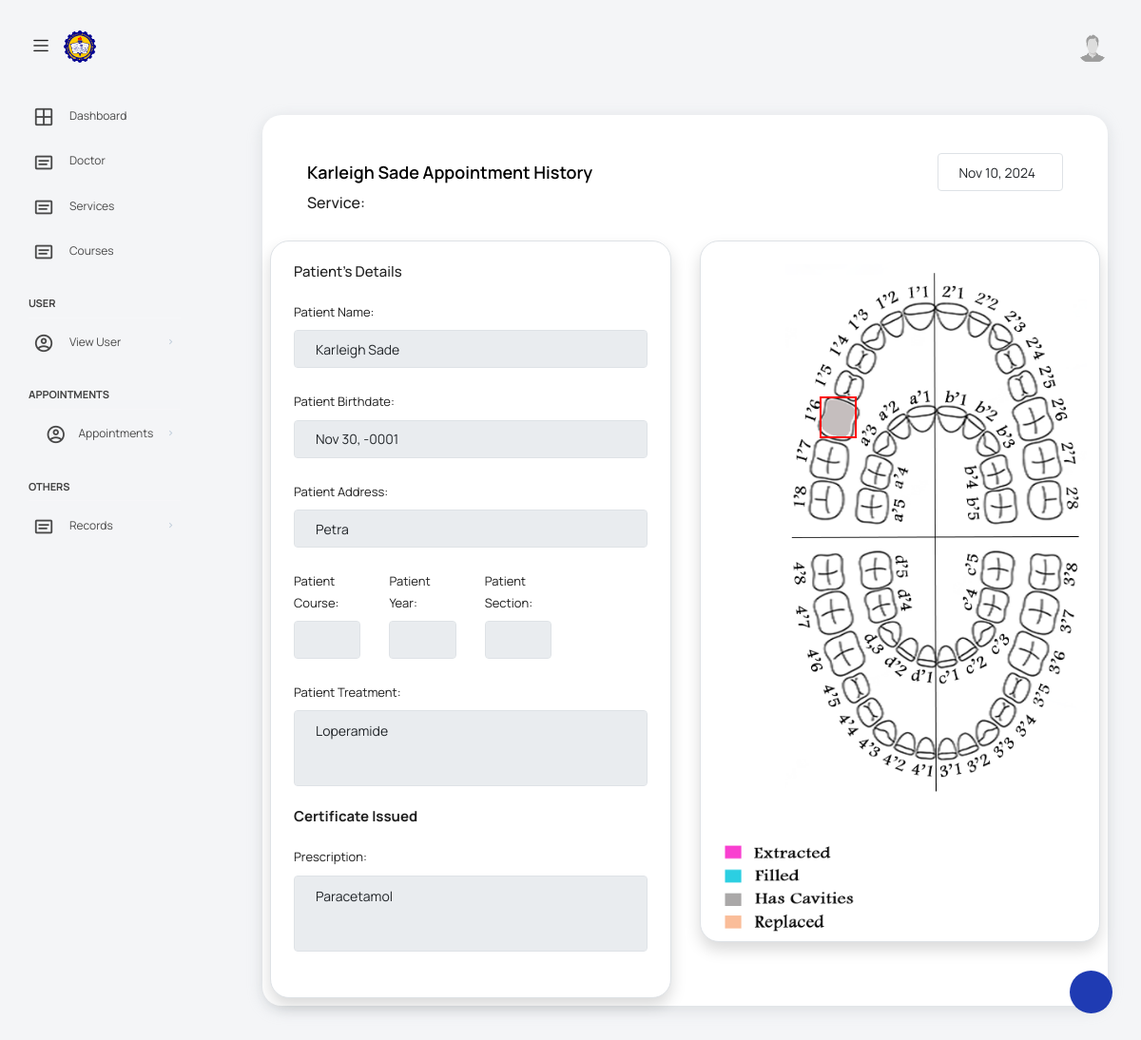
The app's page /views/assistantHistoryTooth.php?appointment_id=159&patient_id=43 with its own data.
### tables this page shows
CREATE TABLE `patient` (
  `Patient_ID` int(13) NOT NULL,
  `Assistant_ID` int(13) DEFAULT NULL,
  `patientFname` varchar(30) DEFAULT NULL,
  `patientLname` varchar(30) DEFAULT NULL,
  `patientPassword` varchar(255) DEFAULT NULL,
  `patientContact` varchar(30) DEFAULT NULL,
  `patientEmail` varchar(60) DEFAULT NULL,
  `patientRole` varchar(10) DEFAULT NULL,
  `patientAddress` varchar(255) DEFAULT NULL,
  `patientBirthdate` date NOT NULL,
  `patientIDpicture` varchar(255) DEFAULT NULL,
  `patientProfilepicture` varchar(255) DEFAULT NULL,
  `patientStatus` int(2) DEFAULT NULL
);

CREATE TABLE `appointmentresult` (
  `AppointmentResult_ID` int(255) NOT NULL,
  `Appointment_ID` int(255) DEFAULT NULL,
  `Treatment` varchar(255) DEFAULT NULL,
  `Certificate_Issued` varchar(20) NOT NULL,
  `Appointment_Result_Date` datetime NOT NULL
);

CREATE TABLE `prescription` (
  `Prescription_ID` int(255) NOT NULL,
  `Appointment_ID` int(255) NOT NULL,
  `Prescription_Description` varchar(255) NOT NULL
);

CREATE TABLE `appointmenttoothresult` (
  `AppointmentToothResult_ID` int(255) NOT NULL,
  `Appointment_ID` int(13) DEFAULT NULL,
  `Tooth_ID` int(255) DEFAULT NULL,
  `Appointment_Tooth_Status` int(2) DEFAULT NULL,
  `Recent_change` int(2) NOT NULL
);

### config/database.php (called while the page is built, shortened)
<?php
$host = "localhost";
$username = "root";
$password = "";
$database = "capstone";
$conn = mysqli_connect($host, $username, $password, $database);
function first($table, $columns_and_values, $orderBy = null)
{
    global $conn;
    $sql = "SELECT * FROM $table WHERE ";
    $params = [];
    $types = "";
    $i = 0;
    foreach ($columns_and_values as $column => $value) {
        $sql .= "$column = ? ";
        $params[] = &$columns_and_values[$column];
        $types .= "s";
    }
    $sql .= "LIMIT 1";
    $stmt = mysqli_prepare($conn, $sql);
    array_unshift($params, $types);
    call_user_func_array(array($stmt, "bind_param"), $params);
    $stmt->execute();
    $result = $stmt->get_result();
    return $result->fetch_assoc();
}
function firstJoin($table, $joins, $conditions = [], $orderBy = null)
{
    global $conn;
    $query = "SELECT * FROM $table";
    foreach ($joins as $join) {
        $query .= " INNER JOIN $join[0] ON $join[1] = $join[2]";
    }
    if (!empty($conditions)) {
        $where_clauses = array();
        $params = array();
        foreach ($conditions as $column => $value) {
            $where_clauses[] = "$column = ?";
            $params[] = $value;
        }
        $query .= " WHERE " . implode(" AND ", $where_clauses);
    }
    $query .= " LIMIT 1";
    $stmt = mysqli_prepare($conn, $query);
    if (!empty($conditions)) {
        $types = str_repeat("s", count($params));
        $stmt->bind_param($types, ...$params);
    }
    $stmt->execute();
    $result = $stmt->get_result();
    $row = $result->fetch_assoc();
    return $row;
}

### views/assistantHistoryTooth.php (the view, shortened to what this page needs)
<?php require_once('assistantHeader.php'); ?>
<?php $user = first('patient', ['Patient_ID' => $_GET['patient_id']]); ?>
<?php $appoint_result = firstJoin('appointmentresult', [['appointment', 'appointment.Appointment_ID', 'appointmentresult.Appointment_ID']], ['appointment.Appointment_ID' => $_GET['appointment_id']]); ?>
<?php $appoint_prescript = firstJoin('appointmentresult', [['appointment', 'appointment.Appointment_ID', 'appointmentresult.Appointment_ID'], ['prescription', 'prescription.Appointment_ID', 'appointment.Appointment_ID']], ['appointment.Appointment_ID' => $_GET['appointment_id']]); ?>
<div class="col-lg-12 grid-margin stretch-card mb-4">
    <div class="card px-2 pb-2">
        <div class="card-body">
            <div class="row mx-auto mt-3">
                <div class="d-flex justify-content-between align-items-center">
                    <h4 class="card-title m-0"><?= $user['patientFname'] . ' ' . $user['patientLname'] ?> Appointment History</h4>
                    <div class="col-md-2">
                        <input class="form-control bg-transparent border-0" readonly value="<?php echo date('M d, Y', strtotime($appoint_result['Appointment_Result_Date'])) ?>">
                    </div>
                </div>
            </div>
            <div class="row mx-auto mt-1">
                <h5>Service:
                </h5>
            </div>
        </div>
        <div class="row">
            <div class="col-md-6">
                <div class="card shadow border" style="height: 100%;">
                    <div class="card-body">
                        <h6 class="m-0">Patient's Details</h6>
                        <div class="form-group mt-4">
                            <label>Patient Name:</label>
                            <input class="form-control" disabled value="<?= $user['patientFname'] . ' ' . $user['patientLname'] ?>">
                        </div>
                        <div class="form-group mt-4">
                            <label>Patient Birthdate:</label>
                            <input class="form-control" disabled value="<?php echo date('M d, Y', strtotime($user['patientBirthdate'])) ?>">
                        </div>
                        <div class="form-group mt-4">
                            <label>Patient Address:</label>
                            <input class="form-control" disabled value="<?= $user['patientAddress'] ?>">
                        </div>
                        <?php if ($user['patientRole'] == "student") :
                            $students = firstJoin('patient_student', [['course', 'patient_student.CourseID', 'course.CourseID']], ['patient_student.Patient_ID' => $user['Patient_ID']]);
                        ?>
                            <div class="form-group mt-4">
                                <div class="row">
                                    <div class="col-md-3">
                                        <label>Patient Course:</label>
                                        <input class="form-control" disabled value="<?= $students['CourseName'] ?>">
                                    </div>
                                    <div class="col-md-3">
                                        <label>Patient Year:</label>
                                        <input class="form-control" disabled value="<?= $students['Year'] ?>">
                                    </div>
                                    <div class="col-md-3">
                                        <label>Patient Section:</label>
                                        <input class="form-control" disabled value="<?= $students['Section'] ?>">
                                    </div>
                                </div>
                            </div>
                        <?php endif; ?>
                        <div class="form-group mt-2">
                            <label>Patient Treatment:</label>
                            <textarea type="text" class="form-control" readonly rows="5"><?= $appoint_result['Treatment'] ?></textarea>
                        </div>
                        <div class="form-group">
                            <h6><strong><?= $appoint_result['Certificate_Issued'] ?> Issued</strong></h6>
                        </div>
                        <?php if (!empty($appoint_prescript)) : ?>
                            <div class="form-group">
                                <label>Prescription:</label>
                                <textarea type="text" class="form-control" rows="5" readonly><?php echo $appoint_prescript['Prescription_Description'] ?></textarea>
                            </div>
                        <?php endif; ?>
                    </div>
                </div>
            </div>
            <div class="col-md-6">
                <div class="card shadow border">
                    <div class="card-body p-4 d-flex justify-content-center position-relative mx-auto" id="teeth_box" patient-id="<?php echo $_GET['patient_id']; ?>" style="height:610px">
                        <?php
                        for ($i = 1; $i <= 52; $i++) {
                            ${"teeth{$i}"} = firstJoin('tooth', [['appointmenttoothresult', 'tooth.Tooth_ID', 'appointmenttoothresult.Tooth_ID']], ['tooth.Patient_ID' => $_GET['patient_id'], 'Appointment_ID' => $_GET['appointment_id'], 'tooth.Tooth_Number' => $i]);
                        }
                        ?>
                        <?php
                        for ($i = 1; $i <= 52; $i++) {
                            $tooth = "teeth" . $i;
                            $tooth_data = ${'teeth' . $i};
                            echo '<img class="teeth ' . $tooth . ($tooth_data['Recent_change'] == 1 ? ' border-custom' : '') . '" tooth-status="' . $tooth_data['Appointment_Tooth_Status'] . '" tooth-id="' . $tooth_data['AppointmentToothResult_ID'] . '" src="';
                            echo $tooth_data['Appointment_Tooth_Status'] == 1 ? '../public/assets/images/teeth/filled/tooth no' . $i . '.png' : ($tooth_data['Appointment_Tooth_Status'] == 2 ? '../public/assets/images/teeth/cavities/tooth ' . $i . '.png' : ($tooth_data['Appointment_Tooth_Status'] == 3 ? '../public/assets/images/teeth/extracted/tooth ' . $i . '.png' : ($tooth_data['Appointment_Tooth_Status'] == 4 ? '../public/assets/images/teeth/replaced/tooth ' . $i . '.png' : '../public/assets/images/teeth/default.png')));
                            echo '">';
                        }
                        ?>
                        <img style="height:100%; width:100%; object-fit:contain" src="../public/assets/images/toothchart.png">
                    </div>
                    <img style="height:40%; width:40%; object-fit:contain" src="../public/assets/images/legend.png">
                </div>
            </div>
        </div>
    </div>
</div>
</div>
<?php require_once('footer.php'); ?>

### records on screen
patient: patientFname "Karleigh", patientLname "Sade", patientFname+patientLname "Karleigh Sade", patientBirthdate "Nov 30, -0001", patientAddress "Petra"
appointmentresult: Appointment_Result_Date "Nov 10, 2024", Treatment "Loperamide", Certificate_Issued "Certificate", Prescription_Description "Paracetamol"
appointmenttoothresult: shows a picture
